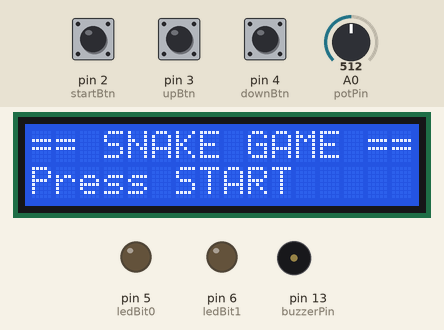
The sketch below on a simulated Arduino Uno, built with avr-gcc and run on an emulated ATmega328P. On the bench: 16×2 character LCD, output pins drawn as LEDs (lit = HIGH), buzzer (waves = sounding). The inputs (shaded band) are chosen by the test bench; at power-on: pin 2 (startBtn) HIGH, pin 4 (downBtn) HIGH, pin 3 (upBtn) HIGH, A0 (potPin) = 512. Random numbers use the default seed unless the sketch sets one; pins used as bus, display or sensor lines are not drawn.

Above: at 1.2 s.
1.3 s: pin 2 (startBtn) pulled LOW for 0.15 s
At 1.94 s:
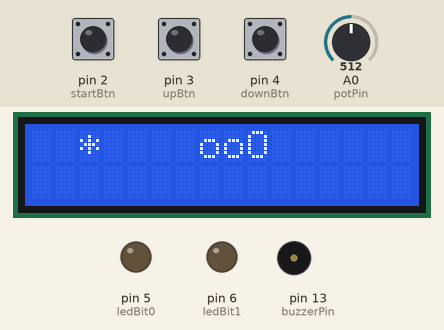
3.5 s: pin 4 (downBtn) pulled LOW for 0.15 s
At 4.14 s:
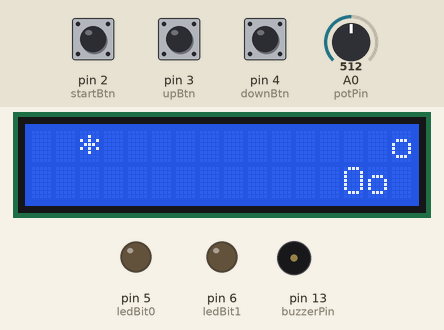
6.3 s: pin 2 (startBtn) pulled LOW for 1 s
At 7.7 s:
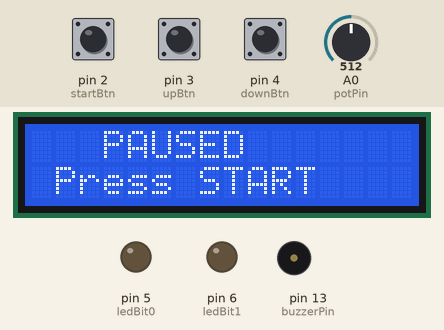
8.8 s: pin 2 (startBtn) pulled LOW for 0.15 s
At 11.6 s:
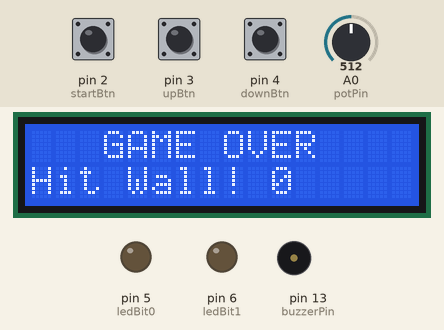
11.9 s: pin 2 (startBtn) pulled LOW for 3.2 s
At 12.57 s:
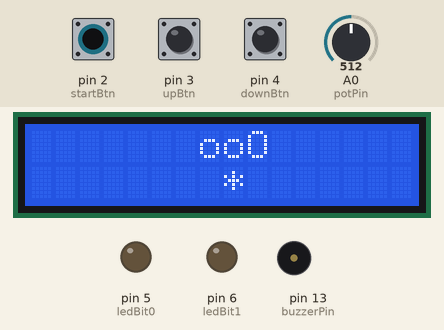
16.6 s: pin 2 (startBtn) pulled LOW for 0.15 s
At 18.14 s:
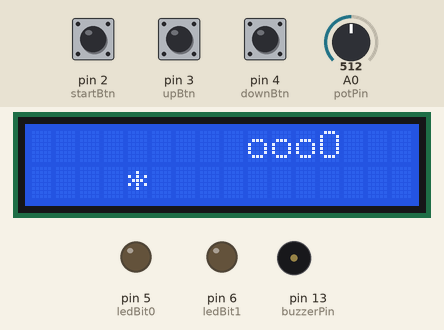
Timing chart, 0 to 20.7 s (numbered marks = the images above; inputs shaded):
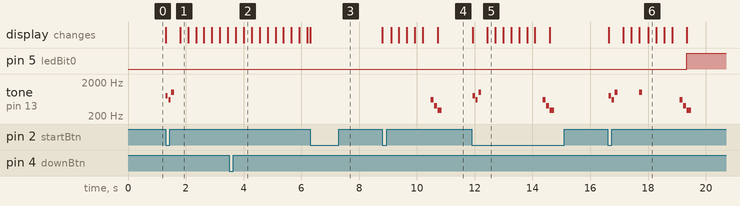

The sketch:

SnakeGame.ino
```cpp
#include <LiquidCrystal.h>

// Initialize the LCD with direct pin connections (RS, E, D4, D5, D6, D7)
LiquidCrystal lcd(7, 8, 9, 10, 11, 12);

// Pin definitions
const int startBtn = 2;    // START / PAUSE / RESUME (Toggle)
const int upBtn = 3;       // MOVE UP
const int downBtn = 4;     // MOVE DOWN
const int potPin = A0;     // Speed control potentiometer
const int buzzerPin = 13;  // Buzzer pin for all sounds

// BCD LED pins for score display (4 bits for ones digit only)
const int ledBit0 = 5;     // (1)
const int ledBit1 = 6;     // (2)
const int ledBit2 = 7;     // (4)
const int ledBit3 = 8;     // (8) - Ones digit (1-2-4-8)

// Game Over LED
const int gameOverLed = 9; // Game Over indicator LED

// Button LEDs
const int startBtnLed = 10; // LED for START button
const int upBtnLed = 11;    // LED for UP button
const int downBtnLed = 12;  // LED for DOWN button

// Game constants
const int MAX_SNAKE_LENGTH = 32;

// Snake properties
int snakeX = 8;
int snakeY = 0;
int snakeLength = 3;
int score = 0;
int highScore = 0;
bool gameRunning = false;
bool gameOver = false;
bool hitWall = false; // Track if game over was due to wall hit
bool startSoundPlayed = false; // Track if start sound has been played

// Movement direction - Start moving right
int dirX = 1;
int dirY = 0;

// Food
int foodX, foodY;

// Timing
unsigned long lastMove = 0;
unsigned long lastBlink = 0;
unsigned long lastFade = 0;
unsigned long lastLineEffect = 0;
bool ledState = false;
int fadeBrightness = 255;
int fadeDirection = -5;
int linePosition = 0;

// Button timing
unsigned long buttonPressTime = 0;
bool buttonHandled = false;
bool upButtonHandled = false;
bool downButtonHandled = false;

// Snake body arrays
int snakeBodyX[MAX_SNAKE_LENGTH];
int snakeBodyY[MAX_SNAKE_LENGTH];

void setup() {
  Serial.begin(9600);

  lcd.begin(16, 2);
  lcd.clear();

  // Button setup
  pinMode(startBtn, INPUT_PULLUP);
  pinMode(upBtn, INPUT_PULLUP);
  pinMode(downBtn, INPUT_PULLUP);

  // LED pins setup
  pinMode(ledBit0, OUTPUT);
  pinMode(ledBit1, OUTPUT);
  pinMode(ledBit2, OUTPUT);
  pinMode(ledBit3, OUTPUT);
  pinMode(gameOverLed, OUTPUT);

  // Button indicator LEDs
  pinMode(startBtnLed, OUTPUT);
  pinMode(upBtnLed, OUTPUT);
  pinMode(downBtnLed, OUTPUT);

  // Buzzer pin
  pinMode(buzzerPin, OUTPUT);

  // Initialize all LEDs to OFF
  clearAllLEDs();

  randomSeed(analogRead(A5));
  resetGame();
  showWelcomeScreen();
}

// === LOOP ===
void loop() {
  // Handle button inputs with LED feedback
  handleButtons();

  if (!gameRunning && !gameOver) return;

  if (!gameRunning && gameOver && hitWall) {
    if (millis() - lastBlink >= 100) {
      lastBlink = millis();
      ledState = !ledState;
      digitalWrite(gameOverLed, ledState ? HIGH : LOW);
    }
    showGameOverScreen();
    updateLEDDisplay(); // Show score on LEDs after game over
    delay(50);
    return;
  }

  if (!gameRunning && gameOver && !hitWall) {
    if (millis() - lastFade >= 30) {
      lastFade = millis();
      fadeBrightness += fadeDirection;
      if (fadeBrightness <= 0) {
        fadeBrightness = 0;
        fadeDirection = 5;
      } else if (fadeBrightness >= 255) {
        fadeBrightness = 255;
        fadeDirection = -5;
      }
      analogWrite(gameOverLed, fadeBrightness);
    }
    showGameOverScreen();
    updateLEDDisplay(); // Show score on LEDs after game over
    delay(50);
    return;
  }

  int potValue = analogRead(potPin);
  int speedDelay = map(potValue, 0, 1023, 150, 400);

  if (millis() - lastMove >= speedDelay) {
    lastMove = millis();
    updateGame();
  }
}

// === BUTTON HANDLER ===
void handleButtons() {
  // START Button
  if (digitalRead(startBtn) == LOW) {
    if (!buttonHandled) {
      digitalWrite(startBtnLed, HIGH);
      buttonPressTime = millis();
      buttonHandled = true;
      handleStartButton();
    }
  } else {
    if (buttonHandled && millis() - buttonPressTime > 50) {
      digitalWrite(startBtnLed, LOW);
      buttonHandled = false;
    }
  }

  // UP Button - FIXED: Only glow when pressed
  if (digitalRead(upBtn) == LOW) {
    if (!upButtonHandled) {
      digitalWrite(upBtnLed, HIGH);
      upButtonHandled = true;
      if (gameRunning) {
        handleUpButton();
      }
    }
  } else {
    if (upButtonHandled) {
      digitalWrite(upBtnLed, LOW);
      upButtonHandled = false;
    }
  }

  // DOWN Button - FIXED: Only glow when pressed
  if (digitalRead(downBtn) == LOW) {
    if (!downButtonHandled) {
      digitalWrite(downBtnLed, HIGH);
      downButtonHandled = true;
      if (gameRunning) {
        handleDownButton();
      }
    }
  } else {
    if (downButtonHandled) {
      digitalWrite(downBtnLed, LOW);
      downButtonHandled = false;
    }
  }
}

// === BUTTON HANDLERS ===
void handleStartButton() {
  if (gameOver) {
    resetGame();
    gameRunning = true;
    playStartGameSound();
  } else {
    gameRunning = !gameRunning;
    if (gameRunning) {
      lcd.clear();
      if (!startSoundPlayed) {
        playStartGameSound();
        startSoundPlayed = true;
      }
    } else {
      showPauseScreen();
    }
  }
  delay(300);
}

void handleUpButton() {
  if (gameRunning) {
    if (snakeY == 1 && dirX == -1) {
      snakeY = 0;
      dirX = 1;
    }
  }
}

void handleDownButton() {
  if (gameRunning) {
    if (snakeY == 0 && dirX == 1) {
      snakeY = 1;
      dirX = -1;
    }
  }
}

// === GAME LOGIC ===
void updateGame() {
  for (int i = snakeLength - 1; i > 0; i--) {
    snakeBodyX[i] = snakeBodyX[i - 1];
    snakeBodyY[i] = snakeBodyY[i - 1];
  }

  snakeX += dirX;
  snakeBodyX[0] = snakeX;
  snakeBodyY[0] = snakeY;

  if (snakeX < 0 || snakeX > 15 || snakeY < 0 || snakeY > 1) {
    gameOver = true;
    gameRunning = false;
    hitWall = true;
    if (score > highScore) highScore = score;
    digitalWrite(gameOverLed, HIGH);
    playGameOverSound();
    return;
  }

  if (checkSelfCollision()) {
    gameOver = true;
    gameRunning = false;
    hitWall = false;
    if (score > highScore) highScore = score;
    playGameOverSound();
    return;
  }

  if (snakeX == foodX && snakeY == foodY) {
    score++;
    snakeLength = min(snakeLength + 1, MAX_SNAKE_LENGTH);
    placeFood();
    playFoodSound();
    showEatEffect();
  }

  updateDisplay();
}

bool checkSelfCollision() {
  for (int i = 4; i < snakeLength; i++) {
    if (snakeBodyX[0] == snakeBodyX[i] && snakeBodyY[0] == snakeBodyY[i]) return true;
  }
  return false;
}

void placeFood() {
  bool validPosition;
  int attempts = 0;

  do {
    validPosition = true;
    foodX = random(0, 16);
    foodY = random(0, 2);

    if ((foodX == 0 && foodY == 0) || (foodX == 15 && foodY == 0) ||
        (foodX == 0 && foodY == 1) || (foodX == 15 && foodY == 1)) validPosition = false;

    for (int i = 0; i < snakeLength; i++) {
      if (foodX == snakeBodyX[i] && foodY == snakeBodyY[i]) {
        validPosition = false;
        break;
      }
    }

    attempts++;
    if (attempts > 200) validPosition = true;
  } while (!validPosition);
}

void updateDisplay() {
  lcd.clear();
  for (int i = 0; i < snakeLength; i++) {
    if (snakeBodyX[i] >= 0 && snakeBodyX[i] <= 15 && snakeBodyY[i] >= 0 && snakeBodyY[i] <= 1) {
      lcd.setCursor(snakeBodyX[i], snakeBodyY[i]);
      lcd.print(i == 0 ? "O" : "o");
    }
  }
  lcd.setCursor(foodX, foodY);
  lcd.print("*");

  // Score LEDs stay OFF during gameplay - no LED update here
}

void updateLEDDisplay() {
  // Only show score in binary after game over
  int displayValue = score;
  digitalWrite(ledBit0, (displayValue & 1) ? HIGH : LOW);    // Bit 0 (1)
  digitalWrite(ledBit1, (displayValue & 2) ? HIGH : LOW);    // Bit 1 (2)
  digitalWrite(ledBit2, (displayValue & 4) ? HIGH : LOW);    // Bit 2 (4)
  digitalWrite(ledBit3, (displayValue & 8) ? HIGH : LOW);    // Bit 3 (8)
}

void showEatEffect() {
  lcd.clear();
  lcd.setCursor(5, 0);
  lcd.print("YUM!");
  lcd.setCursor(4, 1);
  lcd.print("+1 PT!");
  delay(300);
  lcd.clear();
}

void showWelcomeScreen() {
  lcd.clear();
  lcd.setCursor(0, 0);
  lcd.print("== SNAKE GAME ==");
  lcd.setCursor(0, 1);
  lcd.print("Press START");
  clearAllLEDs();
}

void showPauseScreen() {
  lcd.clear();
  lcd.setCursor(3, 0);
  lcd.print("PAUSED");
  lcd.setCursor(1, 1);
  lcd.print("Press START");
}

void showGameOverScreen() {
  lcd.clear();
  lcd.setCursor(3, 0);
  lcd.print("GAME OVER");
  lcd.setCursor(0, 1);
  lcd.print(hitWall ? "Hit Wall! " : "Self Hit! ");
  lcd.print(score);
}

void resetGame() {
  snakeX = 8; snakeY = 0;
  snakeLength = 3; dirX = 1;
  score = 0; gameOver = false;
  hitWall = false; ledState = false;
  fadeBrightness = 255; fadeDirection = -5;
  linePosition = 0; startSoundPlayed = false;

  for (int i = 0; i < MAX_SNAKE_LENGTH; i++) {
    snakeBodyX[i] = -1;
    snakeBodyY[i] = -1;
  }

  snakeBodyX[0] = 8; snakeBodyY[0] = 0;
  snakeBodyX[1] = 7; snakeBodyY[1] = 0;
  snakeBodyX[2] = 6; snakeBodyY[2] = 0;

  placeFood();
  lcd.clear();
  clearAllLEDs();
  digitalWrite(gameOverLed, LOW);
  noTone(buzzerPin);
}

void playFoodSound() { tone(buzzerPin, 1000, 100); }
void playStartGameSound() {
  tone(buzzerPin, 800, 80); delay(100);
  tone(buzzerPin, 600, 80); delay(100);
  tone(buzzerPin, 1000, 100);
}
void playGameOverSound() {
  tone(buzzerPin, 600, 100); delay(120);
  tone(buzzerPin, 400, 100); delay(120);
  tone(buzzerPin, 300, 150);
}

void clearLEDs() {
  digitalWrite(ledBit0, LOW);
  digitalWrite(ledBit1, LOW);
  digitalWrite(ledBit2, LOW);
  digitalWrite(ledBit3, LOW);
}

void clearAllLEDs() {
  clearLEDs();
  digitalWrite(startBtnLed, LOW);
  digitalWrite(upBtnLed, LOW);
  digitalWrite(downBtnLed, LOW);
  digitalWrite(gameOverLed, LOW);
}
```

Measured:
- after the input at 1.3 s, tone on pin 13 (buzzerPin): plays 800 Hz for 0.08 s, 600 Hz for 0.08 s, 1000 Hz for 0.10 s, starting at once; the display: first changes at once (image 1 shows a later state)
- after the input at 8.8 s, tone on pin 13 (buzzerPin): plays 600 Hz for 0.10 s, 400 Hz for 0.10 s, 300 Hz for 0.15 s, starting after 1.7 s; the display: first changes at once (image 4 shows a later state)
- after the input at 11.9 s, tone on pin 13 (buzzerPin): plays 800 Hz for 0.08 s, 600 Hz for 0.08 s, 1000 Hz for 0.10 s, 600 Hz for 0.10 s, 400 Hz for 0.10 s, 300 Hz for 0.15 s, starting at once; the display: first changes at once (image 5 shows a later state)
- after the input at 16.6 s, pin 5 (ledBit0): LOW → HIGH after 2.7 s; tone on pin 13 (buzzerPin): plays 800 Hz for 0.08 s, 600 Hz for 0.08 s, 1000 Hz for 0.10 s, 1000 Hz for 0.10 s, 600 Hz for 0.10 s, 400 Hz for 0.10 s … (7 notes in this stretch), starting at once; the display: first changes at once (image 6 shows a later state)
